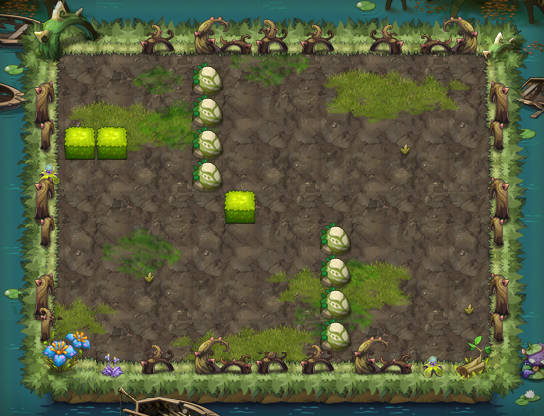

A 2D game scene composited from a Tiled map and its tileset images. What follows is a short description and the map's XML, with each tile layer's data collapsed to a summary:
An orthogonal 17x13 tile map with 32x32 px tiles, 19 tile layers (PASS, 块层 16, 块层 17, 块层 18, ...) and 21 objects (16x TRAP, 3x bwh2, PLAYER, BOMB).

<map version="1.0" orientation="orthogonal" width="17" height="13" tilewidth="32" tileheight="32">
 <properties>
  <property name="DESTRY1" value="221" />
  <property name="DESTRY2" value="225" />
  <property name="DESTRY3" value="223" />
  <property name="DESTRY_COUNT" value="3" />
  <property name="EXP" value="575" />
  <property name="ITEM" value="D017" />
  <property name="MONEY" value="863" />
 </properties>
 <tileset firstgid="1" name="swzz" tilewidth="32" tileheight="32">
  <image source="swzz.png" width="500" height="1024" />
 </tileset>
 <layer name="PASS" width="17" height="13">
  <data>[221 cells, 116 non-empty, 17 distinct tile ids]</data>
 </layer>
 <layer name="块层 16" width="17" height="13">
  <data>[221 cells, 173 non-empty, 22 distinct tile ids]</data>
 </layer>
 <layer name="块层 17" width="17" height="13">
  <data>[221 cells, 83 non-empty, 26 distinct tile ids]</data>
 </layer>
 <layer name="块层 18" width="17" height="13">
  <data>[221 cells, 50 non-empty, 21 distinct tile ids]</data>
 </layer>
 <layer name="块层 2" width="17" height="13">
  <data>[221 cells, 104 non-empty, 12 distinct tile ids]</data>
 </layer>
 <layer name="块层 4" width="17" height="13">
  <data>[221 cells, 18 non-empty, 5 distinct tile ids]</data>
 </layer>
 <layer name="块层 3" width="17" height="13">
  <data>[221 cells, 68 non-empty, 29 distinct tile ids]</data>
 </layer>
 <layer name="块层 6" width="17" height="13">
  <data>[221 cells, 16 non-empty, 7 distinct tile ids]</data>
 </layer>
 <layer name="块层 19" width="17" height="13">
  <data>[221 cells, 56 non-empty, 5 distinct tile ids]</data>
 </layer>
 <layer name="SHELTER 10" width="17" height="13">
  <data>[221 cells, 13 non-empty, 9 distinct tile ids]</data>
 </layer>
 <layer name="SHELTER 9" width="17" height="13">
  <data>[221 cells, 1 non-empty, 1 distinct tile ids]</data>
 </layer>
 <layer name="SHELTER 8" width="17" height="13">
  <data>[221 cells, 1 non-empty, 1 distinct tile ids]</data>
 </layer>
 <layer name="SHELTER 7" width="17" height="13">
  <data>[221 cells, 1 non-empty, 1 distinct tile ids]</data>
 </layer>
 <layer name="SHELTER 6" width="17" height="13">
  <data>[221 cells, 1 non-empty, 1 distinct tile ids]</data>
 </layer>
 <layer name="SHELTER 5" width="17" height="13">
  <data>[221 cells, 1 non-empty, 1 distinct tile ids]</data>
 </layer>
 <layer name="SHELTER 4" width="17" height="13">
  <data>[221 cells, 1 non-empty, 1 distinct tile ids]</data>
 </layer>
 <layer name="SHELTER 3" width="17" height="13">
  <data>[221 cells, 3 non-empty, 2 distinct tile ids]</data>
 </layer>
 <layer name="SHELTER 2" width="17" height="13">
  <data>[221 cells, 1 non-empty, 1 distinct tile ids]</data>
 </layer>
 <layer name="SHELTER 1" width="17" height="13">
  <data>[221 cells, 1 non-empty, 1 distinct tile ids]</data>
 </layer>
 <objectgroup name="对象层 1" width="17" height="13">
  <object name="PLAYER" type="PLAYER" x="256" y="64" width="32" height="32" />
  <object name="senser1" type="TRAP" x="160" y="64" width="32" height="32">
   <properties>
    <property name="trap_floor" value="true" />
    <property name="trap_script" value="trap_onTNTSenser(&quot;tnt1&quot;);" />
    <property name="trap_start_mode" value="0" />
   </properties>
  </object>
  <object name="tnt1" type="BOMB" x="384" y="256" width="32" height="32">
   <properties>
    <property name="bomb_ani" value="tnt_bomb.bomb" />
    <property name="bomb_damage" value="9999" />
    <property name="bomb_power" value="1" />
   </properties>
  </object>
  <object name="bwh2" x="96" y="288" width="32" height="32">
   <properties>
    <property name="lua_ai" value="monster_bwh_ai" />
    <property name="quality" value="bwh2.quality" />
   </properties>
  </object>
  <object name="bwh2" x="416" y="288" width="32" height="32">
   <properties>
    <property name="lua_ai" value="monster_bwh_ai" />
    <property name="quality" value="bwh2.quality" />
   </properties>
  </object>
  <object name="zi_dan_left1" type="TRAP" x="448" y="192" width="32" height="32">
   <properties>
    <property name="trap_ani" value="poison_tree.actor" />
    <property name="trap_delay" value="2" />
    <property name="trap_id" value="0" />
    <property name="trap_script" value="trap(&quot;zi_dan_left1&quot;):setAtkPower(target(&quot;PLAYER&quot;):getHP()*0.1);trap(&quot;zi_dan_left1&quot;):turnLeft(); trap(&quot;zi_dan_left1&quot;):getAI():getActions():addObject( AIUseSkill:create(   SkillLua:create(&quot;skill_0002&quot;)  )  );" />
    <property name="trap_start_mode" value="2" />
    <property name="trap_state" value="open" />
    <property name="trap_turn" value="left" />
   </properties>
  </object>
  <object name="bwh2" x="96" y="96" width="32" height="32">
   <properties>
    <property name="lua_ai" value="monster_bwh_ai" />
    <property name="quality" value="bwh2.quality" />
   </properties>
  </object>
  <object name="bh1" type="TRAP" x="96" y="224" width="32" height="32">
   <properties>
    <property name="trap_ani" value="black_hole.actor" />
    <property name="trap_floor" value="true" />
    <property name="trap_id" value="2" />
    <property name="trap_sh" value="0.1" />
    <property name="trap_sw" value="0.1" />
   </properties>
  </object>
  <object name="bh1" type="TRAP" x="416" y="160" width="32" height="32">
   <properties>
    <property name="trap_ani" value="black_hole.actor" />
    <property name="trap_floor" value="true" />
    <property name="trap_id" value="2" />
    <property name="trap_sh" value="0.1" />
    <property name="trap_sw" value="0.1" />
   </properties>
  </object>
  <object name="pg1" type="TRAP" x="64" y="160" width="32" height="32">
   <properties>
    <property name="trap_ani" value="poison_ground.actor" />
    <property name="trap_floor" value="true" />
    <property name="trap_script" value="target(&quot;PLAYER&quot;):onDamage(target(&quot;PLAYER&quot;):getHP()*0.1,&quot;TRAP&quot;);" />
    <property name="trap_start_mode" value="0" />
   </properties>
  </object>
  <object name="pg1" type="TRAP" x="96" y="160" width="32" height="32">
   <properties>
    <property name="trap_ani" value="poison_ground.actor" />
    <property name="trap_floor" value="true" />
    <property name="trap_script" value="target(&quot;PLAYER&quot;):onDamage(target(&quot;PLAYER&quot;):getHP()*0.1,&quot;TRAP&quot;);" />
    <property name="trap_start_mode" value="0" />
   </properties>
  </object>
  <object name="pg1" type="TRAP" x="128" y="160" width="32" height="32">
   <properties>
    <property name="trap_ani" value="poison_ground.actor" />
    <property name="trap_floor" value="true" />
    <property name="trap_script" value="target(&quot;PLAYER&quot;):onDamage(target(&quot;PLAYER&quot;):getHP()*0.1,&quot;TRAP&quot;);" />
    <property name="trap_start_mode" value="0" />
   </properties>
  </object>
  <object name="pg1" type="TRAP" x="352" y="64" width="32" height="32">
   <properties>
    <property name="trap_ani" value="poison_ground.actor" />
    <property name="trap_floor" value="true" />
    <property name="trap_script" value="target(&quot;PLAYER&quot;):onDamage(target(&quot;PLAYER&quot;):getHP()*0.1,&quot;TRAP&quot;);" />
    <property name="trap_start_mode" value="0" />
   </properties>
  </object>
  <object name="pg1" type="TRAP" x="352" y="96" width="32" height="32">
   <properties>
    <property name="trap_ani" value="poison_ground.actor" />
    <property name="trap_floor" value="true" />
    <property name="trap_script" value="target(&quot;PLAYER&quot;):onDamage(target(&quot;PLAYER&quot;):getHP()*0.1,&quot;TRAP&quot;);" />
    <property name="trap_start_mode" value="0" />
   </properties>
  </object>
  </objectgroup>
</map>
<!-- 7 of 21 objects omitted -->
